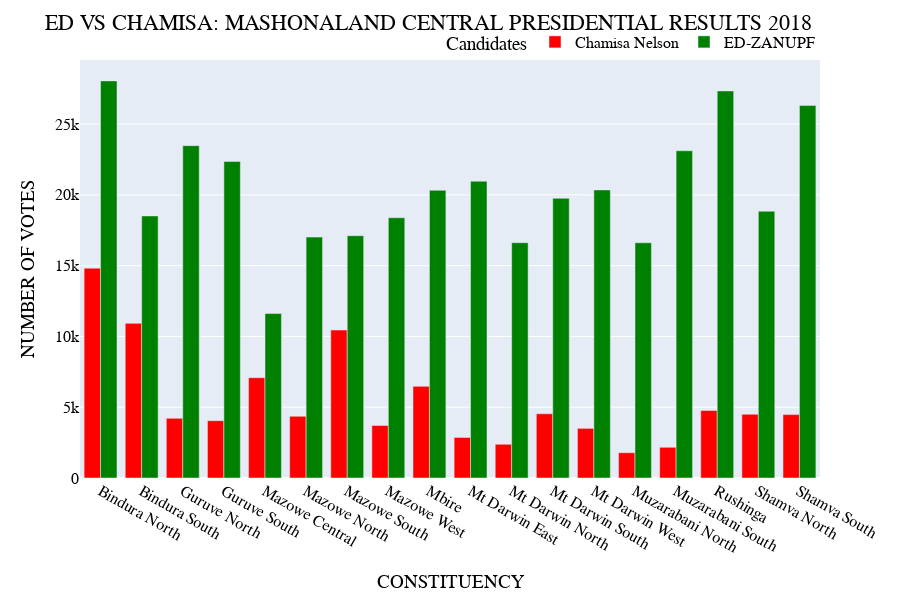

Here is the notebook cell this chart was saved with:
### Markdown cell above
Chamisa Won 9/23 constituences in Mashonaland West Province

### Code cell
mash_central=mash_central[['CONSTITUENCY NAME','Chamisa Nelson', 'ED-ZANUPF']]
plot=px.bar(mash_central, x='CONSTITUENCY NAME', y=['Chamisa Nelson', 'ED-ZANUPF'],
           color_discrete_sequence=['red','green'],barmode='group',height=600)
plot.update_layout(title='ED VS CHAMISA: MASHONALAND CENTRAL PRESIDENTIAL RESULTS 2018',
                  xaxis_title='CONSTITUENCY',
                  yaxis_title='NUMBER OF VOTES',
                   legend_title='Candidates',
                 font=dict(family='Times New Roman, monospace',
                          size=16,
                          color='black'),
                  legend=dict(orientation='h',
                             yanchor='bottom',
                             y=1,
                             xanchor='right',
                             x=1)
                  )
plot.show()

### Figure 1 — Plotly figure (JSON) as saved in the notebook; plotly's stock layout.template omitted (floating-point values rounded to 4 significant figures)
{"data": [{"alignmentgroup": "True", "hovertemplate": "variable=Chamisa Nelson<br>CONSTITUENCY NAME=%{x}<br>value=%{y}<extra></extra>", "legendgroup": "Chamisa Nelson", "marker": {"color": "red", "pattern": {"shape": ""}}, "name": "Chamisa Nelson", "offsetgroup": "Chamisa Nelson", "orientation": "v", "showlegend": true, "textposition": "auto", "type": "bar", "x": ["Bindura North  ", "Bindura South ", "Guruve North  ", "Guruve South  ", "Mazowe Central  ", "Mazowe North  ", "Mazowe South  ", "Mazowe West  ", "Mbire  ", "Mt Darwin East  ", "Mt Darwin North  ", "Mt Darwin South  ", "Mt Darwin West   ", "Muzarabani North  ", "Muzarabani South  ", "Rushinga  ", "Shamva North  ", "Shamva South  "], "xaxis": "x", "y": [14824, 10926, 4216, 4049, 7085, 4360, 10451, 3713, 6476, 2864, 2383, 4539, 3505, 1786, 2169, 4770, 4503, 4478], "yaxis": "y"}, {"alignmentgroup": "True", "hovertemplate": "variable=ED-ZANUPF<br>CONSTITUENCY NAME=%{x}<br>value=%{y}<extra></extra>", "legendgroup": "ED-ZANUPF", "marker": {"color": "green", "pattern": {"shape": ""}}, "name": "ED-ZANUPF", "offsetgroup": "ED-ZANUPF", "orientation": "v", "showlegend": true, "textposition": "auto", "type": "bar", "x": ["Bindura North  ", "Bindura South ", "Guruve North  ", "Guruve South  ", "Mazowe Central  ", "Mazowe North  ", "Mazowe South  ", "Mazowe West  ", "Mbire  ", "Mt Darwin East  ", "Mt Darwin North  ", "Mt Darwin South  ", "Mt Darwin West   ", "Muzarabani North  ", "Muzarabani South  ", "Rushinga  ", "Shamva North  ", "Shamva South  "], "xaxis": "x", "y": [28051, 18511, 23477, 22358, 11620, 17016, 17115, 18386, 20322, 20966, 16625, 19755, 20350, 16616, 23115, 27343, 18843, 26316], "yaxis": "y"}], "layout": {"barmode": "group", "font": {"color": "black", "family": "Times New Roman, monospace", "size": 16}, "height": 600, "legend": {"orientation": "h", "title": {"text": "Candidates"}, "tracegroupgap": 0, "x": 1, "xanchor": "right", "y": 1, "yanchor": "bottom"}, "margin": {"t": 60}, "title": {"text": "ED VS CHAMISA: MASHONALAND CENTRAL PRESIDENTIAL RESULTS 2018"}, "xaxis": {"anchor": "y", "domain": [0, 1], "title": {"text": "CONSTITUENCY"}}, "yaxis": {"anchor": "x", "domain": [0, 1], "title": {"text": "NUMBER OF VOTES"}}}}
